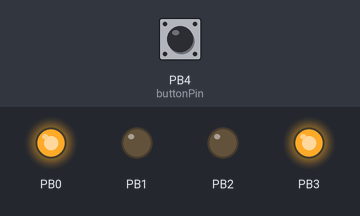
Bench run of a sketch on a simulated ATtiny85, built with avr-gcc and run on an emulated ATtiny85. Shown: output pins drawn as LEDs (lit = HIGH). Inputs (shaded band) come from the test bench; at power-on: PB4 (buttonPin) HIGH.

Above: at 6.7 s.
At 16.0 s:
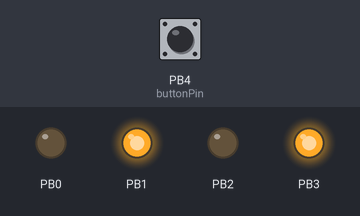
At 25.4 s:
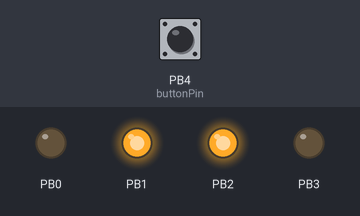
At 34.8 s:
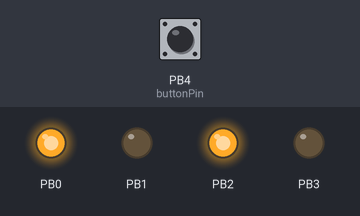
Timing chart, 0 to 51.3 s (numbered marks = the images above):
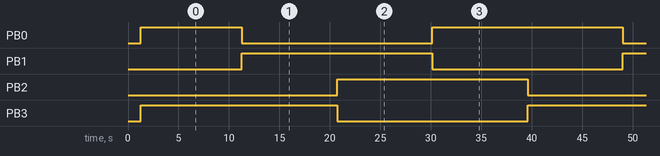

Measured:
- by itself, PB0–3: alternates HIGH for 18.9 s and LOW for 18.9 s
- by itself, everything shown: repeats every 37.7 s, in 4 steps

The sketch:

MCG_GearClock.ino
```cpp
/**
* Author: Vasco Craveiro Costa
* Group: Eduardo Gonzalez, Daniel Sousa e Rui Madeira
* For: MCG ISCTE-IUL 2013-2014
*
* ----- Gear Clock Software -----
* Version: 1.2
*
* To be used on a Atmel ATiny85
* - Pins 0,1,2 and three to control gate of the darlingtons
*   (or transistors) to power up the motor.
* - Pin 4 reserved for the ajust motor (it disables the motor
*   so you can move the gears freely
*
* -- Version History --
* 1.2 - Button press processing improved - Vasco Craveiro Costa
* 1.1 - Deleted the delay when button is pressed (which was
*       deconfigure the TIMER1 - Vasco Craveiro Costa
* 1.0 - Original Version - Vasco Craveiro Costa
*
*/

#include <StepperImproved.h>
#define STEPS 48

StepperImproved stepper(STEPS, 0, 1, 2, 3);
int buttonPin = 4;
int time = 0;
boolean buttonPressed = false;
int CLOCK_CYCLE = 36; // Refresh each 9 seconds

// Set up of the port, motor and the timer (clock triggered) interrupt
void setup() {
  stepper.setSpeed(1);
  stepper.setMotorEnable();
  stepper.step(-1);

  pinMode(buttonPin, INPUT_PULLUP);
  delay(1000);

  cli();
  TCCR1 = 0;  // set all bits in TCCR1 register to 0

  // 121 count, match every 0.50 secs, 1MHz clock, prescaller @ 8192
  OCR1A = 121;

  TCCR1 |= (1 << CTC1); // clear timer on compare match

  // set CS11,CS12, and CS13 bits for 8192 prescaler
  //TCCR1 |= (0 << CS10);
  TCCR1 |= (1 << CS11);
  TCCR1 |= (1 << CS12);
  TCCR1 |= (1 << CS13);

  GTCCR |= (1 << PSR1); // reset Timer/Counter prescaler

  // Zero (Reset) Timer1 8-bit up counter value
  TCNT1 = 0;
  TIMSK |= (1 << OCIE1A); // enable Timer1 compare interrupt
  sei();
}

// Method called when an interrupt is triggered
ISR(TIMER1_COMPA_vect) {
  time++;
  if (time >= CLOCK_CYCLE) {
    time = 0;
    stepper.step(-1);
  }
}

// Main loop, where the reaction to the button press
// is processed.
void loop() {
  if (!digitalRead(buttonPin)) {
    buttonPressed = true;
    stepper.setMotorDisable();
  }else{
    if(buttonPressed){
      stepper.setMotorEnable();
      buttonPressed=false;
    }
  }
}
```
